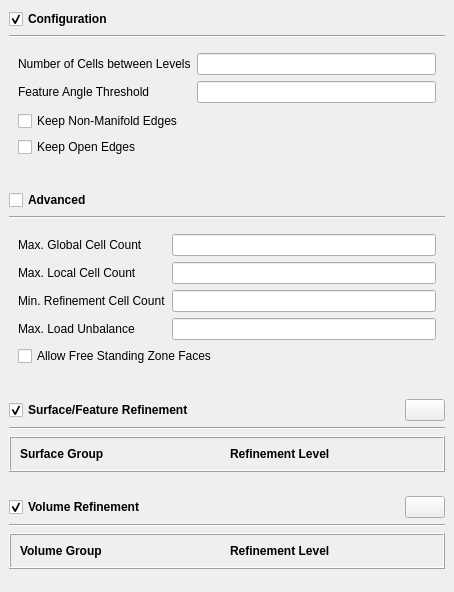
                 <widget class="QWidget" name="scrollAreaWidgetContents">
                  <property name="geometry">
                   <rect>
                    <x>0</x>
                    <y>0</y>
                    <width>454</width>
                    <height>592</height>
                   </rect>
                  </property>
                  <layout class="QVBoxLayout" name="verticalLayout_8">
                   <property name="leftMargin">
                    <number>0</number>
                   </property>
                   <property name="topMargin">
                    <number>0</number>
                   </property>
                   <property name="rightMargin">
                    <number>0</number>
                   </property>
                   <property name="bottomMargin">
                    <number>0</number>
                   </property>
                   <item>
                    <widget class="QWidget" name="widget_11" native="true">
                     <layout class="QVBoxLayout" name="verticalLayout_9">
                      <property name="bottomMargin">
                       <number>9</number>
                      </property>
                      <item>
                       <widget class="FolderHeader" name="castellationConfigurationHeader">
                        <property name="sizePolicy">
                         <sizepolicy hsizetype="Expanding" vsizetype="Fixed">
                          <horstretch>0</horstretch>
                          <verstretch>0</verstretch>
                         </sizepolicy>
                        </property>
                        <property name="font">
                         <font>
                          <bold>true</bold>
                         </font>
                        </property>
                        <property name="text">
                         <string>Configuration</string>
                        </property>
                        <property name="checked">
                         <bool>true</bool>
                        </property>
                       </widget>
                      </item>
                      <item>
                       <widget class="Line" name="line_4">
                        <property name="orientation">
                         <enum>Qt::Horizontal</enum>
                        </property>
                       </widget>
                      </item>
                      <item>
                       <widget class="QWidget" name="castellationConfiguration" native="true">
                        <layout class="QVBoxLayout" name="verticalLayout_10">
                         <property name="spacing">
                          <number>0</number>
                         </property>
                         <property name="topMargin">
                          <number>0</number>
                         </property>
                         <property name="bottomMargin">
                          <number>0</number>
                         </property>
                         <item>
                          <widget class="QWidget" name="widget_12" native="true">
                           <layout class="QFormLayout" name="formLayout_3">
                            <property name="leftMargin">
                             <number>0</number>
                            </property>
                            <property name="rightMargin">
                             <number>0</number>
                            </property>
                            <property name="bottomMargin">
                             <number>4</number>
                            </property>
                            <item row="0" column="0">
                             <widget class="QLabel" name="label_15">
                              <property name="text">
                               <string>Number of Cells between Levels</string>
                              </property>
                             </widget>
                            </item>
                            <item row="0" column="1">
                             <widget class="QLineEdit" name="nCellsBetweenLevels"/>
                            </item>
                            <item row="1" column="0">
                             <widget class="QLabel" name="label_16">
                              <property name="text">
                               <string>Feature Angle Threshold</string>
                              </property>
                             </widget>
                            </item>
                            <item row="1" column="1">
                             <widget class="QLineEdit" name="resolveFeatureAngle"/>
                            </item>
                           </layout>
                          </widget>
                         </item>
                         <item>
                          <widget class="QWidget" name="widget_13" native="true">
                           <layout class="QVBoxLayout" name="verticalLayout_11">
                            <property name="leftMargin">
                             <number>0</number>
                            </property>
                            <property name="topMargin">
                             <number>4</number>
                            </property>
                            <property name="rightMargin">
                             <number>0</number>
                            </property>
                            <item>
                             <widget class="QCheckBox" name="keepNonManifoldEdges">
                              <property name="text">
                               <string>Keep Non-Manifold Edges</string>
                              </property>
                             </widget>
                            </item>
                            <item>
                             <widget class="QCheckBox" name="keepOpenEdges">
                              <property name="text">
                               <string>Keep Open Edges</string>
                              </property>
                             </widget>
                            </item>
                           </layout>
                          </widget>
                         </item>
                        </layout>
                       </widget>
                      </item>
                     </layout>
                    </widget>
                   </item>
                   <item>
                    <widget class="QWidget" name="widget_22" native="true">
                     <layout class="QVBoxLayout" name="verticalLayout_13">
                      <property name="bottomMargin">
                       <number>9</number>
                      </property>
                      <item>
                       <widget class="FolderHeader" name="castellationAdvancedHeader">
                        <property name="sizePolicy">
                         <sizepolicy hsizetype="Expanding" vsizetype="Fixed">
                          <horstretch>0</horstretch>
                          <verstretch>0</verstretch>
                         </sizepolicy>
                        </property>
                        <property name="font">
                         <font>
                          <bold>true</bold>
                         </font>
                        </property>
                        <property name="text">
                         <string>Advanced</string>
                        </property>
                        <property name="checked">
                         <bool>false</bool>
                        </property>
                       </widget>
                      </item>
                      <item>
                       <widget class="Line" name="line_13">
                        <property name="orientation">
                         <enum>Qt::Horizontal</enum>
                        </property>
                       </widget>
                      </item>
                      <item>
                       <widget class="QWidget" name="castellationAdvanced" native="true">
                        <layout class="QVBoxLayout" name="verticalLayout_27">
                         <item>
                          <widget class="QWidget" name="widget_25" native="true">
                           <layout class="QFormLayout" name="formLayout_8">
                            <property name="leftMargin">
                             <number>0</number>
                            </property>
                            <property name="topMargin">
                             <number>0</number>
                            </property>
                            <property name="rightMargin">
                             <number>0</number>
                            </property>
                            <property name="bottomMargin">
                             <number>0</number>
                            </property>
                            <item row="0" column="0">
                             <widget class="QLabel" name="label_41">
                              <property name="text">
                               <string>Max. Global Cell Count</string>
                              </property>
                             </widget>
                            </item>
                            <item row="0" column="1">
                             <widget class="QLineEdit" name="maxGlobalCells"/>
                            </item>
                            <item row="1" column="0">
                             <widget class="QLabel" name="label_42">
                              <property name="text">
                               <string>Max. Local Cell Count</string>
                              </property>
                             </widget>
                            </item>
                            <item row="1" column="1">
                             <widget class="QLineEdit" name="maxLocalCells"/>
                            </item>
                            <item row="2" column="0">
                             <widget class="QLabel" name="label_43">
                              <property name="text">
                               <string>Min. Refinement Cell Count</string>
                              </property>
                             </widget>
                            </item>
                            <item row="2" column="1">
                             <widget class="QLineEdit" name="minRefinementCells"/>
                            </item>
                            <item row="3" column="0">
                             <widget class="QLabel" name="label_44">
                              <property name="text">
                               <string>Max. Load Unbalance</string>
                              </property>
                             </widget>
                            </item>
                            <item row="3" column="1">
                             <widget class="QLineEdit" name="maxLoadUnbalance"/>
                            </item>
                           </layout>
                          </widget>
                         </item>
                         <item>
                          <widget class="QCheckBox" name="allowFreeStandingZoneFaces">
                           <property name="text">
                            <string>Allow Free Standing Zone Faces</string>
                           </property>
                          </widget>
                         </item>
                        </layout>
                       </widget>
                      </item>
                     </layout>
                    </widget>
                   </item>
                   <item>
                    <widget class="QWidget" name="widget_26" native="true">
                     <layout class="QVBoxLayout" name="verticalLayout_28">
                      <item>
                       <widget class="QWidget" name="widget_27" native="true">
                        <layout class="QHBoxLayout" name="horizontalLayout_13">
                         <property name="leftMargin">
                          <number>0</number>
                         </property>
                         <property name="topMargin">
                          <number>0</number>
                         </property>
                         <property name="rightMargin">
                          <number>0</number>
                         </property>
                         <property name="bottomMargin">
                          <number>0</number>
                         </property>
                         <item>
                          <widget class="FolderHeader" name="surfaceRefinementHeader">
                           <property name="sizePolicy">
                            <sizepolicy hsizetype="Expanding" vsizetype="Fixed">
                             <horstretch>0</horstretch>
                             <verstretch>0</verstretch>
                            </sizepolicy>
                           </property>
                           <property name="font">
                            <font>
                             <bold>true</bold>
                            </font>
                           </property>
                           <property name="text">
                            <string>Surface/Feature Refinement</string>
                           </property>
                           <property name="checked">
                            <bool>true</bool>
                           </property>
                          </widget>
                         </item>
                         <item>
                          <widget class="FlatPushButton" name="surfaceRefinementAdd">
                           <property name="text">
                            <string/>
                           </property>
                           <property name="icon">
                            <iconset resource="../../resource.qrc">
                             <normaloff>:/icons/add-circle-outline.svg</normaloff>:/icons/add-circle-outline.svg</iconset>
                           </property>
                          </widget>
                         </item>
                        </layout>
                       </widget>
                      </item>
                      <item>
                       <widget class="Line" name="line_5">
                        <property name="orientation">
                         <enum>Qt::Horizontal</enum>
                        </property>
                       </widget>
                      </item>
                      <item>
                       <widget class="ListTable" name="surfaceRefinement">
                        <property name="styleSheet">
                         <string notr="true"/>
                        </property>
                        <property name="frameShape">
                         <enum>QFrame::Box</enum>
                        </property>
                        <property name="frameShadow">
                         <enum>QFrame::Raised</enum>
                        </property>
                        <layout class="QGridLayout" name="gridLayout_2">
                         <item row="0" column="1">
                          <widget class="QLabel" name="label_45">
                           <property name="font">
                            <font>
                             <bold>true</bold>
                            </font>
                           </property>
                           <property name="text">
                            <string>Refinement Level</string>
                           </property>
                          </widget>
                         </item>
                         <item row="0" column="0">
                          <widget class="QLabel" name="label_46">
                           <property name="font">
                            <font>
                             <bold>true</bold>
                            </font>
                           </property>
                           <property name="text">
                            <string>Surface Group</string>
                           </property>
                          </widget>
                         </item>
                        </layout>
                       </widget>
                      </item>
                     </layout>
                    </widget>
                   </item>
                   <item>
                    <widget class="QWidget" name="widget_14" native="true">
                     <layout class="QVBoxLayout" name="verticalLayout_12">
                      <item>
                       <widget class="QWidget" name="widget_28" native="true">
                        <layout class="QHBoxLayout" name="horizontalLayout_15">
                         <property name="leftMargin">
                          <number>0</number>
                         </property>
                         <property name="topMargin">
                          <number>0</number>
                         </property>
                         <property name="rightMargin">
                          <number>0</number>
                         </property>
                         <property name="bottomMargin">
                          <number>0</number>
                         </property>
                         <item>
                          <widget class="FolderHeader" name="volumeRefinementHeader">
                           <property name="sizePolicy">
                            <sizepolicy hsizetype="Expanding" vsizetype="Fixed">
                             <horstretch>0</horstretch>
                             <verstretch>0</verstretch>
                            </sizepolicy>
                           </property>
                           <property name="font">
                            <font>
                             <bold>true</bold>
                            </font>
                           </property>
                           <property name="text">
                            <string>Volume Refinement</string>
                           </property>
                           <property name="checked">
                            <bool>true</bool>
                           </property>
                          </widget>
                         </item>
                         <item>
                          <widget class="FlatPushButton" name="volumeRefinementAdd">
                           <property name="text">
                            <string/>
                           </property>
                           <property name="icon">
                            <iconset resource="../../resource.qrc">
                             <normaloff>:/icons/add-circle-outline.svg</normaloff>:/icons/add-circle-outline.svg</iconset>
                           </property>
                          </widget>
                         </item>
                        </layout>
                       </widget>
                      </item>
                      <item>
                       <widget class="Line" name="line_14">
                        <property name="orientation">
                         <enum>Qt::Horizontal</enum>
                        </property>
                       </widget>
                      </item>
                      <item>
                       <widget class="ListTable" name="volumeRefinement">
                        <property name="frameShape">
                         <enum>QFrame::Box</enum>
                        </property>
                        <property name="frameShadow">
                         <enum>QFrame::Raised</enum>
                        </property>
                        <layout class="QGridLayout" name="gridLayout_4">
                         <item row="0" column="0">
                          <widget class="QLabel" name="label_50">
                           <property name="font">
                            <font>
                             <bold>true</bold>
                            </font>
                           </property>
                           <property name="text">
                            <string>Volume Group</string>
                           </property>
                          </widget>
                         </item>
                         <item row="0" column="1">
                          <widget class="QLabel" name="label_49">
                           <property name="font">
                            <font>
                             <bold>true</bold>
                            </font>
                           </property>
                           <property name="text">
                            <string>Refinement Level</string>
                           </property>
                          </widget>
                         </item>
                        </layout>
                       </widget>
                      </item>
                      <item>
                       <spacer name="verticalSpacer_5">
                        <property name="orientation">
                         <enum>Qt::Vertical</enum>
                        </property>
                        <property name="sizeHint" stdset="0">
                         <size>
                          <width>20</width>
                          <height>40</height>
                         </size>
                        </property>
                       </spacer>
                      </item>
                     </layout>
                    </widget>
                   </item>
                  </layout>
                 </widget>
